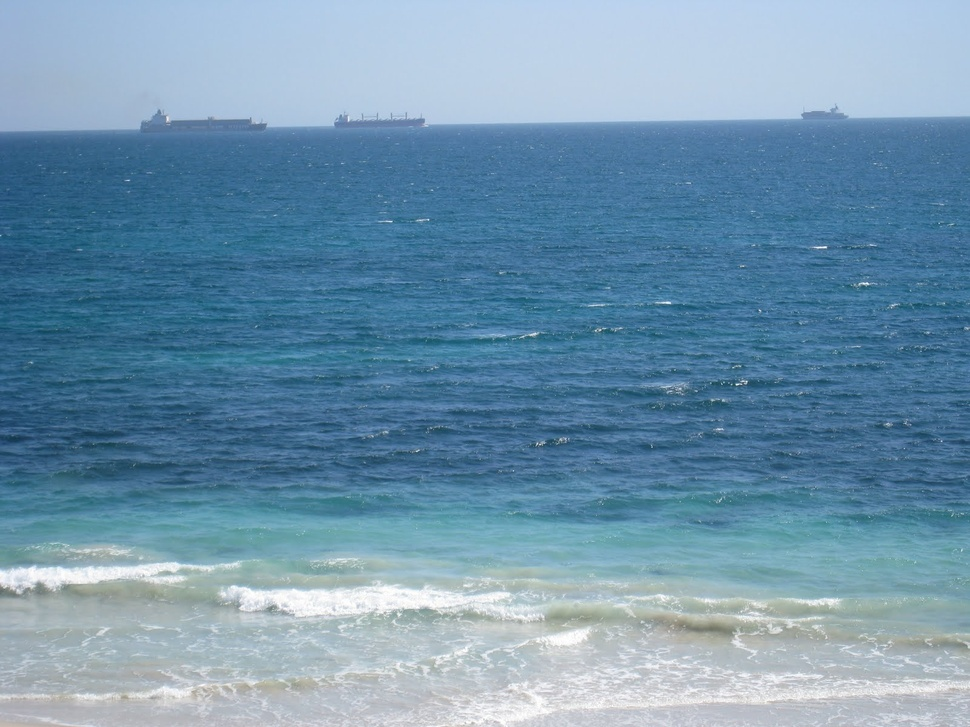
#> input picture image/three_ships_horizon.JPG, 970 x 727 px, shrunk from 1600 x 1200 before the run
$ jupyter execute research.ipynb   (shell and % lines are left out)
#> lines starting #> are read from the running program, lines starting #| are printed output that depends on the picture; after the words box and inside, x2 and y2 are one past the last pixel; in counts of white or black regions, pixels touching at a corner belong together; long printed decimals are rounded
# Load image

[cell 1]
from torchvision.transforms import v2
from torchvision.io import read_image
import matplotlib.pyplot as plt
import cv2
import numpy as np


image_path = "./image/three_ships_horizon.JPG"
image = cv2.imread(image_path)
#> image is the input picture: shape (727, 970, 3); mean B, G, R 173, 148.5, 112.5
H, W, D = image.shape
#> H = 727; W = 970; D = 3
print(H, W, D)
#| 727 970 3

[cell 2]
def cv2_imshow(cv2image):
    plt.imshow(cv2.cvtColor(cv2image, cv2.COLOR_BGR2RGB))
    plt.show()

cv2_imshow(image)

# Horizon line detection

[cell 3]
blur_img = image.copy()
blur_img[H//4:H, :] = cv2.blur(blur_img[H//4:H,:],(50,50))
gray = cv2.cvtColor(blur_img, cv2.COLOR_BGR2GRAY)

ret, thresh = cv2.threshold(gray,0,255,cv2.THRESH_OTSU)
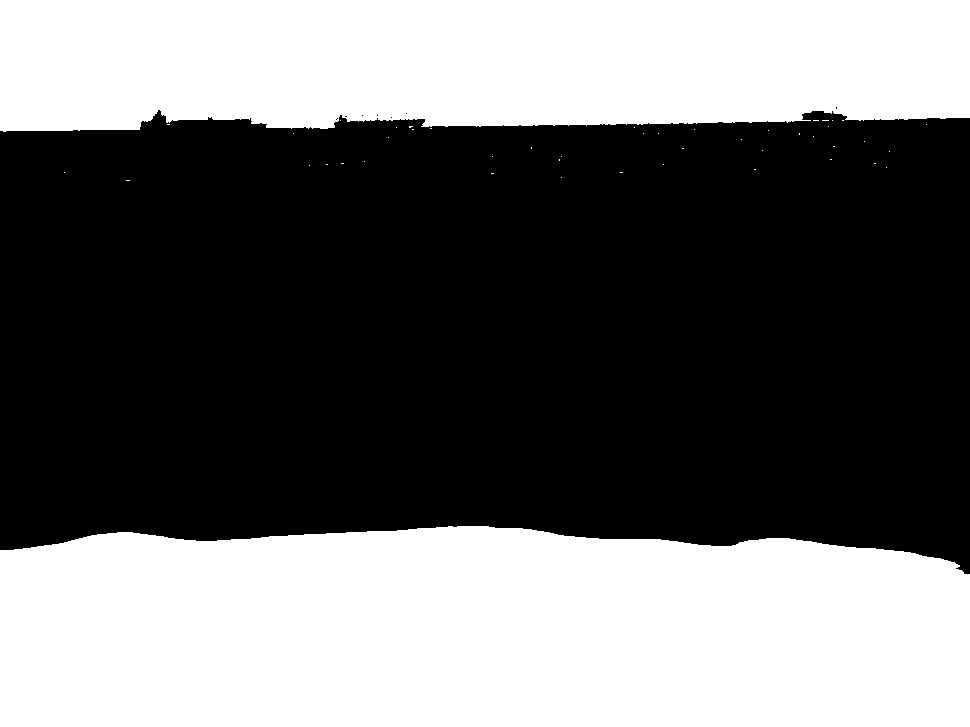
#> thresh: shape (727, 970); 42.8% white; 47 white regions (45 under 20 px), largest, box (x1, y1, x2, y2) and area: (0, 526, 970, 727) 182234, (0, 0, 970, 132) 119654
#> ret = 146
edges = cv2.Canny(thresh, 50, 150, apertureSize=3)
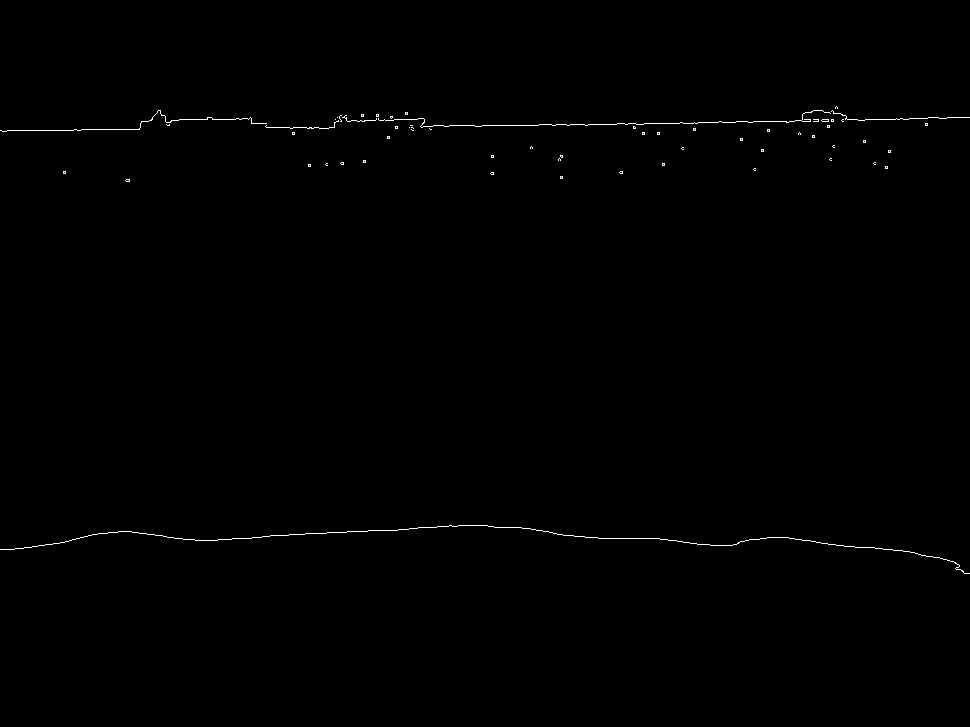
#> edges: shape (727, 970); 0.34% white in thin lines or dots, all inside (x1, y1, x2, y2) = (0, 106, 970, 574)
cv2_imshow(blur_img)
cv2_imshow(gray)
cv2_imshow(thresh)
cv2_imshow(edges)

## HoughLines Polar

[cell 4]
lines = cv2.HoughLines(edges, 1, np.pi / 180, 200)
#> lines = [[134, 1.55]]

print(lines)
#| [[[134.         1.553]]]
# line = lines[0]
for line in lines:
    rho, theta = line[0][0], line[0][1]
    # if theta < np.pi / 4 or theta > 3 * np.pi / 4:
    #     continue  # Ignore vertical lines

    cos_theta = np.cos(theta)
    sin_theta = np.sin(theta)
    x0 = cos_theta * rho
    y0 = sin_theta * rho
    x1 = int(x0 + image.shape[1] * (-sin_theta))
    y1 = int(y0 + image.shape[0] * (cos_theta))
    x2 = int(x0 - image.shape[1] * (-sin_theta))
    y2 = int(y0 - image.shape[0] * (cos_theta))
        # [7 lines of commented-out code are left out]

    new_img = cv2.line(image, (x1, y1), (x2,y2), (0, 255, 0), 3)
#> this loop made 1 pass
#> (rho, theta, cos_theta, sin_theta, x0, y0, x1, y1) on pass 1: (134, 1.55, 0.0175, 1, 2.34, 134, -967, 146)

cv2_imshow(new_img)

[cell 5]
x0, y0, x1, y1, x2, y2, cos_theta, sin_theta, theta
#> Out = (2.34, 134, -967, 146, 972, 121, 0.0175, 1, 1.55)

## HoughLines Probalistic

[cell 6]
lines = cv2.HoughLinesP(edges, 1, np.pi / 180, 50, )
#> lines = 59 rows, first 6: [494, 125, 538, 125], [279, 535, 288, 535], [179, 119, 207, 119], [947, 117, 969, 117], [722, 122, 735, 122], [305, 533, 322, 533]
for line in lines:
    x1, y1, x2, y2 = line[0]
    new_img = cv2.line(image, (x1, y1), (x2,y2), (0, 255, 0), 3)
#> this loop made 59 passes
#> (x1, y1, x2, y2) on passes 1 to 12: (494, 125, 538, 125), (279, 535, 288, 535), (179, 119, 207, 119), (947, 117, 969, 117), (722, 122, 735, 122), (305, 533, 322, 533), (753, 121, 783, 121), (449, 125, 474, 125), (372, 530, 390, 530), (23, 130, 73, 130), (212, 119, 235, 119), (865, 119, 895, 119)
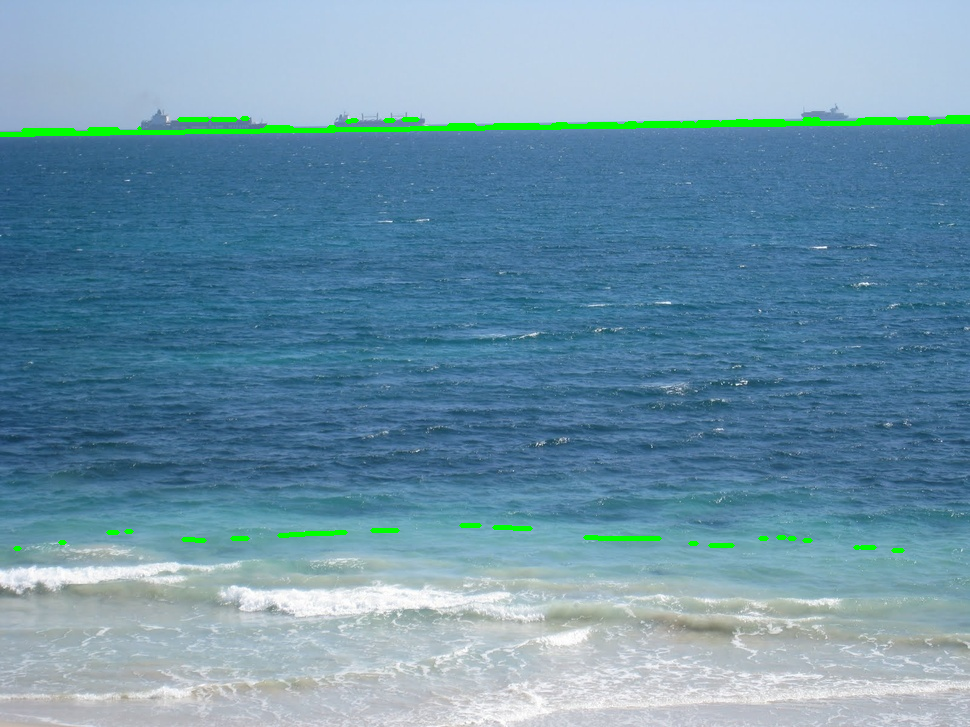
#> image: shape (727, 970, 3); mean B, G, R 170.8, 149.8, 111.1
cv2_imshow(new_img)

# Leveling horizon line

[cell 7]
level_angle = np.degrees(np.arctan2(y2 - y1, x2 - x1))
#> level_angle = 0
rotate_matrix = cv2.getRotationMatrix2D((x1,y1), angle=level_angle, scale=1)
#> rotate_matrix = [[1, 0, 0], [0, 1, 0]]
rotated_image = cv2.warpAffine(
    src=image, M=rotate_matrix, dsize=(image.shape[1], image.shape[0]))
cv2_imshow(rotated_image)

[cell 8]
grayscale = cv2.cvtColor(rotated_image, cv2.COLOR_BGR2GRAY)
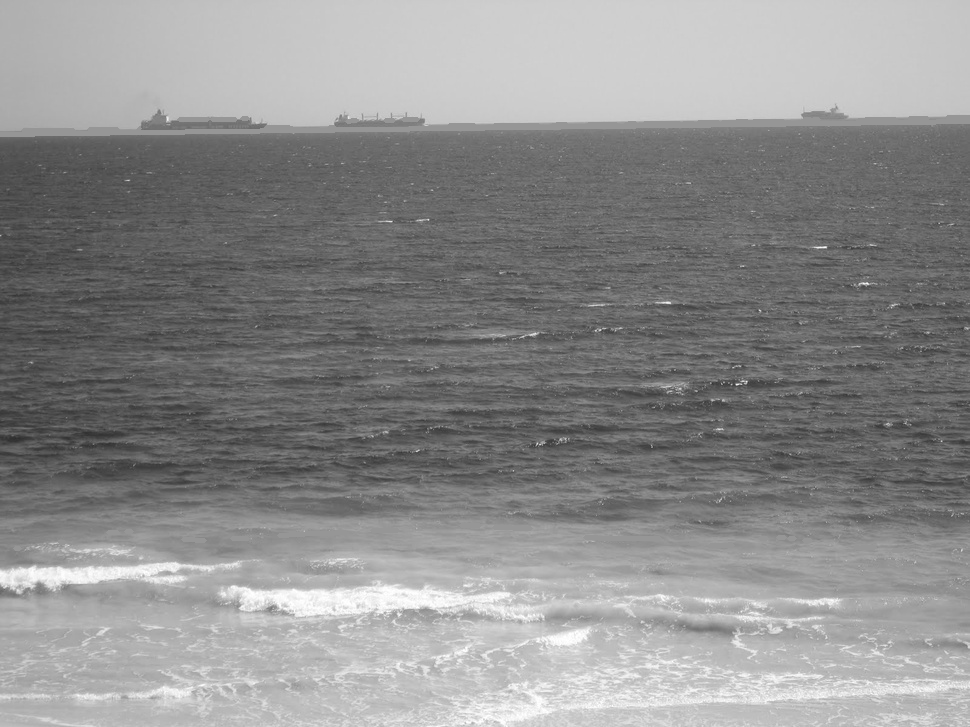
#> grayscale: shape (727, 970); min 43, max 255, mean 140.6
ret, thresholded = cv2.threshold(grayscale, 0, 255, 0)
#> thresholded: shape (727, 970); every value is 255

bbox = cv2.boundingRect(thresholded)
#> bbox = (0, 0, 970, 727)
x, y, w, h = bbox
#> x = 0; y = 0; w = 970; h = 727
contours, hier= cv2.findContours(thresholded, cv2.RETR_TREE, cv2.CHAIN_APPROX_SIMPLE)
#> contours = [[[0, 0], [0, 726], [969, 726], [969, 0]]]


for k, _ in enumerate(contours):
    im = cv2.cvtColor(cv2.drawContours(thresholded, contours, k, (0, 0, 255), 6),cv2.COLOR_BGR2RGB)
#> this loop made 1 pass
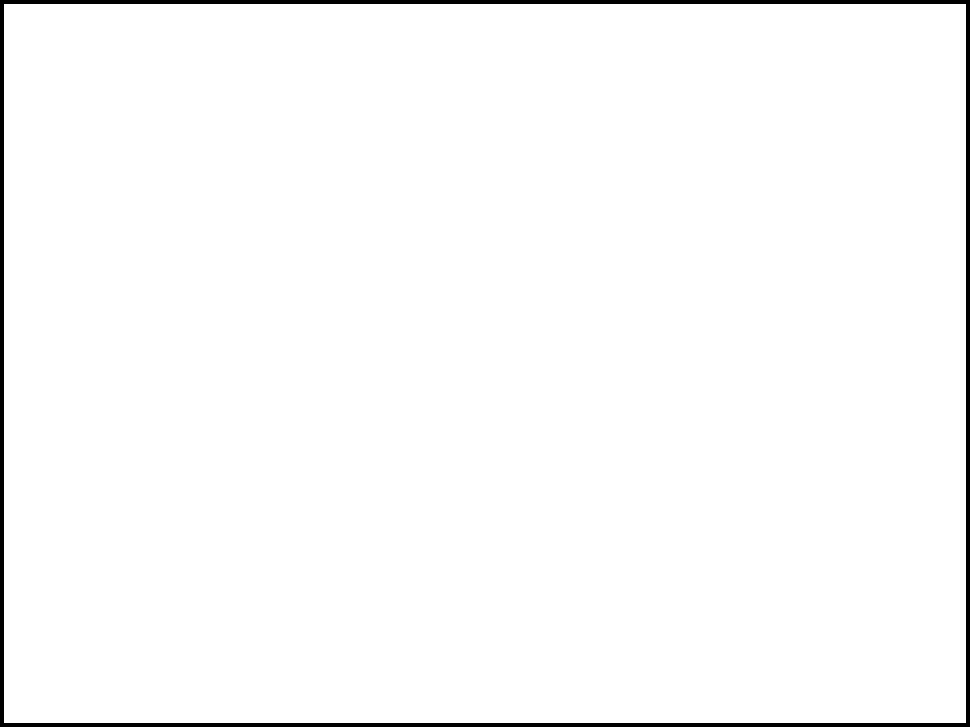
#> thresholded: shape (727, 970); 98.1% white; 1 black region, box (x1, y1, x2, y2) and area: (0, 0, 970, 727) 13512

plt.imshow(im)

[cell 9]
x, y = contours[0].T[0][0], contours[0].T[1][0]
#> x = [0, 0, 969, 969]; y = [0, 726, 726, 0]
x, y
#> Out = ([0, 0, 969, 969], [0, 726, 726, 0])

[cell 10]
def find_contours_boundary(x,y):
    x_max_arg = len(x)-np.argmax(x[::-1])-1
#> x_max_arg = 3
    return y[x_max_arg]

[cell 11]
y_at_x_max = find_contours_boundary(x, y)
#> y_at_x_max = 0
x_at_y_max = find_contours_boundary(y, x)
#> x_at_y_max = 969
cropped = rotated_image[y_at_x_max:y_at_x_max+h, :x_at_y_max]

[cell 12]
cv2_imshow(cropped)

[cell 13]
import cv2 as cv
import numpy as np

# view grid to check level
def draw_grid(img, grid_shape, color=(0, 255, 0), thickness=1):
#> called with grid_shape = (5, 5), color = (0, 255, 0), thickness = 1
    h, w, _ = img.shape
#> h = 727; w = 969
    rows, cols = grid_shape
    dy, dx = h / rows, w / cols
#> dy = 145.4; dx = 193.8

    # draw vertical lines
    for x in np.linspace(start=dx, stop=w-dx, num=cols-1):
        x = int(round(x))
        cv.line(img, (x, 0), (x, h), color=color, thickness=thickness)

    # draw horizontal lines
    for y in np.linspace(start=dy, stop=h-dy, num=rows-1):
        y = int(round(y))
        cv.line(img, (0, y), (w, y), color=color, thickness=thickness)
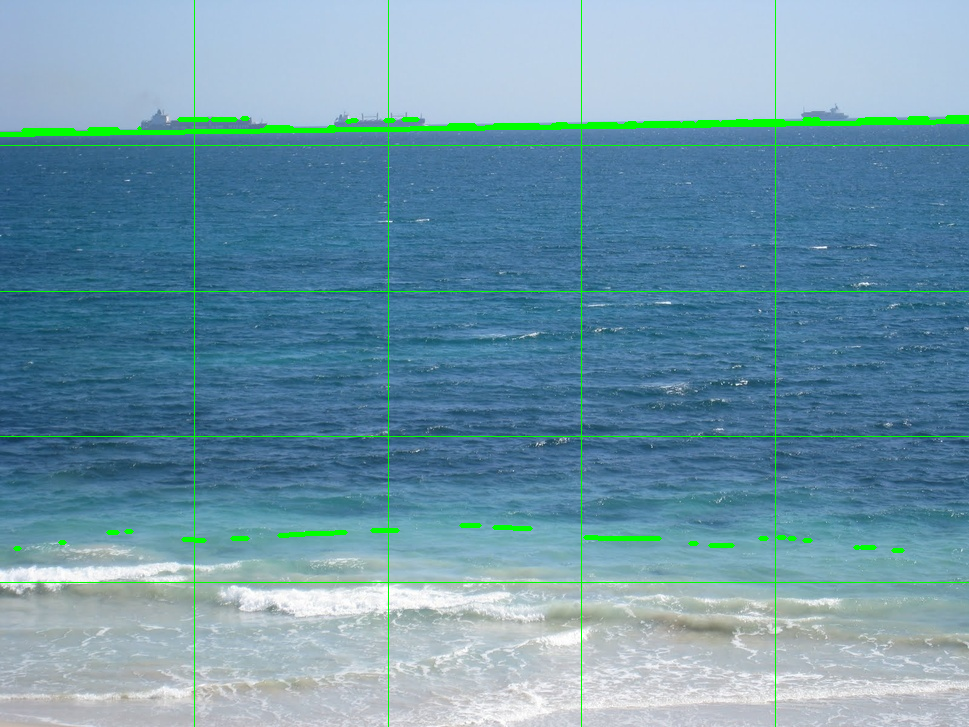
#> img: shape (727, 969, 3); mean B, G, R 169.2, 151, 110.2

    return img

cropped = draw_grid(cropped, (5,5))
cv2_imshow(cropped)

$ run again, with image/ship_new_test.jpg copied over image/three_ships_horizon.JPG
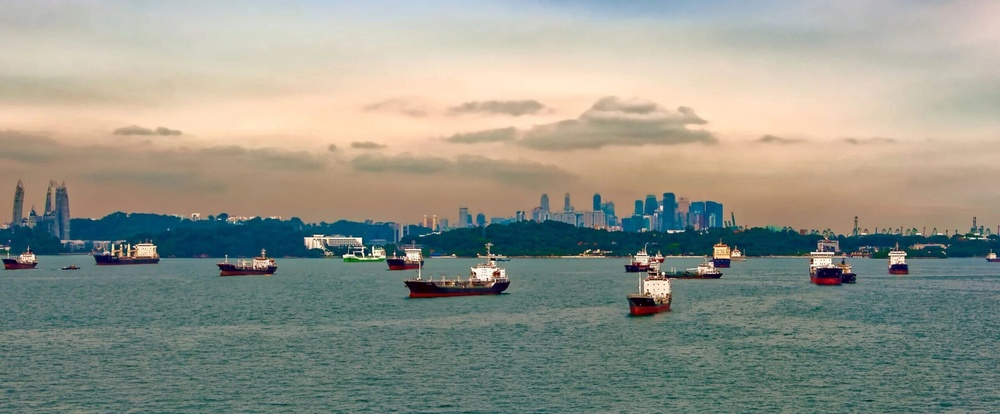
#> input picture image/ship_new_test.jpg, 1000 x 414 px, shrunk from 2560 x 1060 before the run
#> image is the input picture: shape (414, 1000, 3); mean B, G, R 138.3, 149.5, 146.9
#| 414 1000 3
#> thresh: shape (414, 1000); 43.7% white; 1 white region, box (x1, y1, x2, y2) and area: (0, 0, 1000, 208) 180973
#> ret = 153
#> edges: shape (414, 1000); 0.24% white in thin lines or dots, all inside (x1, y1, x2, y2) = (0, 148, 1000, 208)
#> `lines = cv2.HoughLines(edges, 1, np.pi / 180, 200)`: lines = None
#| None
#> `lines = cv2.HoughLinesP(edges, 1, np.pi / 180, 50, )`: lines = 35 rows, first 6: [380, 178, 398, 178], [309, 176, 314, 176], [861, 203, 878, 203], [243, 170, 254, 170], [428, 180, 476, 180], [152, 163, 159, 163]
#> the loop `for line in lines:` made 35 passes
#> level_angle = 0
#> rotate_matrix = [[1, 0, 0], [0, 1, 0]]
#> bbox = (0, 0, 1000, 414)
#> `x, y, w, h = bbox`: x = 0; w = 1000; h = 414
#> contours = 2 contours, 1 with area under 20; largest, box (x1, y1, x2, y2) and area: (0, 0, 1000, 414) 412587
#> the loop `for k, _ in enumerate(contours):` made 2 passes
#> after the loop `for k, _ in enumerate(contours):`:
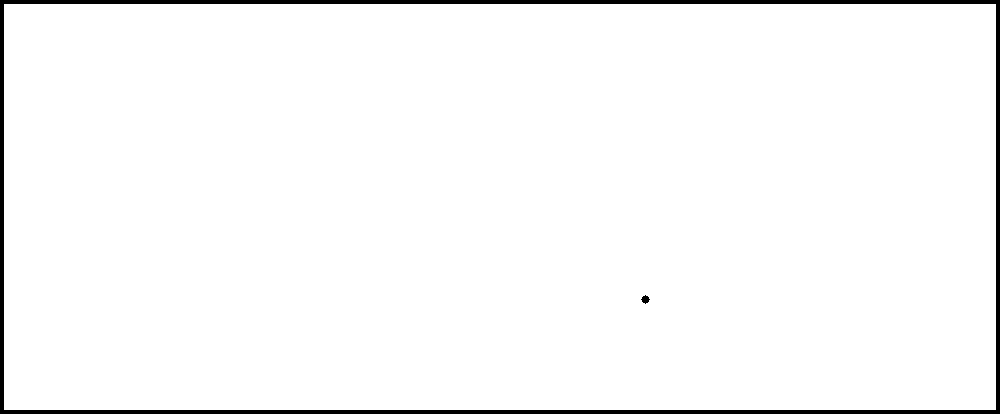
#> thresholded: shape (414, 1000); 97.3% white; 2 black regions, box (x1, y1, x2, y2) and area: (0, 0, 1000, 414) 11248, (641, 295, 650, 304) 49
#> `x, y = contours[0].T[0][0], contours[0].T[1][0]`: x = [0, 0, 999, 999]; y = [0, 413, 413, 0]
#> Out = ([0, 0, 999, 999], [0, 413, 413, 0])
#> x_max_arg = 3
#> y_at_x_max = 0
#> x_at_y_max = 999
#> after the loop in draw_grid, `for y in np.linspace(start=dy, stop=h-dy, num=rows-1):`:
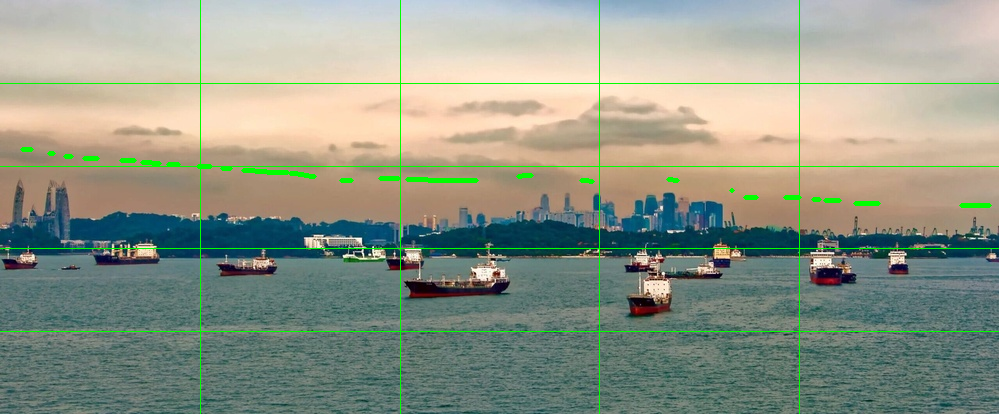
#> img: shape (414, 999, 3); mean B, G, R 135.9, 151.6, 144
